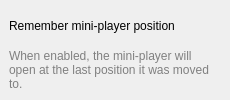
            <widget class="QFrame" name="frame_3">
             <property name="frameShape">
              <enum>QFrame::NoFrame</enum>
             </property>
             <property name="frameShadow">
              <enum>QFrame::Raised</enum>
             </property>
             <layout class="QVBoxLayout" name="verticalLayout_15">
              <property name="leftMargin">
               <number>0</number>
              </property>
              <property name="topMargin">
               <number>0</number>
              </property>
              <property name="rightMargin">
               <number>0</number>
              </property>
              <property name="bottomMargin">
               <number>0</number>
              </property>
              <item>
               <widget class="QFrame" name="SettingBox5">
                <property name="frameShape">
                 <enum>QFrame::NoFrame</enum>
                </property>
                <property name="frameShadow">
                 <enum>QFrame::Raised</enum>
                </property>
                <layout class="QVBoxLayout" name="verticalLayout_3">
                 <item>
                  <layout class="QHBoxLayout" name="horizontalLayout_2">
                   <item>
                    <widget class="BodyLabel" name="BodyLabel_2">
                     <property name="text">
                      <string>Remember mini-player position</string>
                     </property>
                    </widget>
                   </item>
                   <item>
                    <spacer name="horizontalSpacer_2">
                     <property name="orientation">
                      <enum>Qt::Horizontal</enum>
                     </property>
                     <property name="sizeHint" stdset="0">
                      <size>
                       <width>40</width>
                       <height>20</height>
                      </size>
                     </property>
                    </spacer>
                   </item>
                   <item>
                    <widget class="SwitchButton" name="SwitchButton_2" native="true">
                     <property name="layoutDirection">
                      <enum>Qt::RightToLeft</enum>
                     </property>
                    </widget>
                   </item>
                  </layout>
                 </item>
                 <item>
                  <widget class="BodyLabel" name="BodyLabel_3">
                   <property name="text">
                    <string>&lt;html&gt;&lt;head/&gt;&lt;body&gt;&lt;p&gt;&lt;span style=&quot; color:#808080;&quot;&gt;When enabled, the mini-player will open at the last position it was moved to.&lt;/span&gt;&lt;/p&gt;&lt;/body&gt;&lt;/html&gt;</string>
                   </property>
                   <property name="wordWrap">
                    <bool>true</bool>
                   </property>
                  </widget>
                 </item>
                </layout>
               </widget>
              </item>
             </layout>
            </widget>
